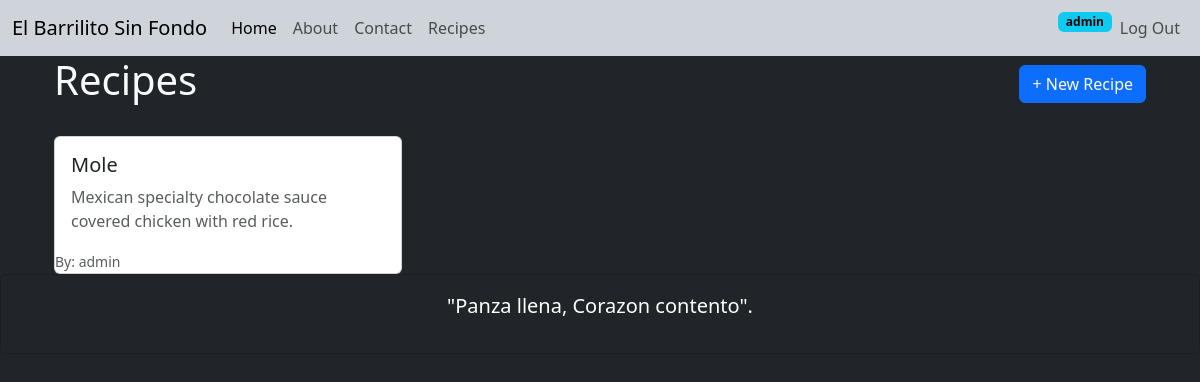
The page /recipe/ (signed in) on the database its author committed.
### recipes/models.py (models this page shows, shortened)
class Recipe(models.Model):
    STATUS_CHOICES = [
        ('draft','Draft'),
        ('published', 'Published'),
    ]
    title= models.CharField(max_length=200)
    slug= models.SlugField(max_length=200, unique=True, blank=True)
    description = models.TextField()
    instructions = models.TextField()
    prep_time = models.PositiveIntegerField(help_text="Time in minutes")
    cook_time = models.PositiveIntegerField(help_text="Time in minutes")
    servings = models.PositiveIntegerField(default=2)
    image = models.ImageField(
        upload_to=recipe_image_path,
        blank=True,
        null=True
    )
    author = models.ForeignKey(
        User,
        on_delete=models.CASCADE,
        related_name="recipes"
    )
    category = models.ForeignKey(
        Category,
        on_delete=models.SET_NULL,
        null=True,
        blank=True,
        related_name='recipes'
    )
    ingredients = models.ManyToManyField(
        Ingredient,
        through='RecipeIngredient',
        related_name='recipes'
    )
    status = models.CharField(
        max_length=10,
        choices=STATUS_CHOICES,
        default='draft'
    )
    created_at = models.DateTimeField(auto_now_add=True)
    updated_at = models.DateTimeField(auto_now=True)
    class Meta:
        verbose_name = 'Recipe'
        verbose_name_plural = 'Recipes'
        ordering = ['-created_at']

### recipes/views.py (the view)
# urls.py: path('', RecipeListView.as_view(), name='recipe_list'),
class RecipeListView(ListView):
    model = Recipe
    template_name = 'recipes/list.html'
    context_object_name = 'recipes'
    paginate_by = 9
    def get_queryset(self):
        return Recipe.objects.filter(status= 'published').select_related('author', 'category')

### templates/recipes/list.html (shortened to what this page needs)
{% extends 'base.html' %}
{% block content %}
    <div class="container md-4">
        <div class="d-flex justify-content-between align-items-center mb-4">
            <h1>Recipes</h1>
            {% if user.is_authenticated %}
            <a href="{% url 'recipe_create' %}" class="btn btn-primary">+ New Recipe</a>
            {% endif %}
        </div>
        <div class="row row-cols-1 row-cols-md-3 g-4">
            {% for recipe in recipes %}
                <div class="col">
                    <div class="card h-100">
                        <div class="card-body">
                            <h5 class="card-title">{{ recipe.title }}</h5>
                            <p class="card-text text-muted">
                                {{ recipe.description|truncatewords:15 }}
                            </p>
                        </div>
                        <div>
                            <small class="text-muted">By: {{ recipe.author.username }}</small>
                        </div>
                    </div>
                </div>
                {% empty %}
                <p class="text-muted">No recipes yet.</p>
            {% endfor %}
        </div>
    </div>
{% endblock %}

### templates/navbar.html (shortened to what this page needs)
<nav class="navbar navbar-expand-lg bg-dark-subtle">
  <div class="container-fluid">
    <a class="navbar-brand" href="{% url 'home' %}">El Barrilito Sin Fondo</a>
    <div class="collapse navbar-collapse" id="navbarSupportedContent">
      <ul class="navbar-nav me-auto mb-2 mb-lg-0">
        <li class="nav-item">
          <a class="nav-link active" aria-current="page" href="{% url 'home' %}">Home</a>
        </li>
        <li class="nav-item">
          <a class="nav-link" href="{% url 'about' %}">About</a>
        </li>
        <li class="nav-item">
          <a class="nav-link" href="{% url 'contact' %}">Contact</a>
        </li>
        <li class="nav-item">
          <a class="nav-link" href="{% url 'recipe_list' %}">Recipes</a>
        </li>
      </ul>
      <div class="d-flex">
        <ul class="navbar-nav me-auto mb-2 mb-lg-0">
          {% if user.is_authenticated %}
            <div>
              <span class="badge text-bg-info">{{ user.username }}</span>
            </div>
            <li class="nav-item">
              <form action="{% url 'logout' %}" method="post">
                <input type="submit" value="Log Out" class="nav-link">
              </form>
            </li>
          {% endif %}
        </ul>
      </div>
    </div>
  </div>
</nav>

### rows shown on the page
Recipe: title "Mole", description "Mexican specialty chocolate sauce covered chicken with red rice.", author.username "admin"

### other values the page prints
{{ user.username }} "admin"
